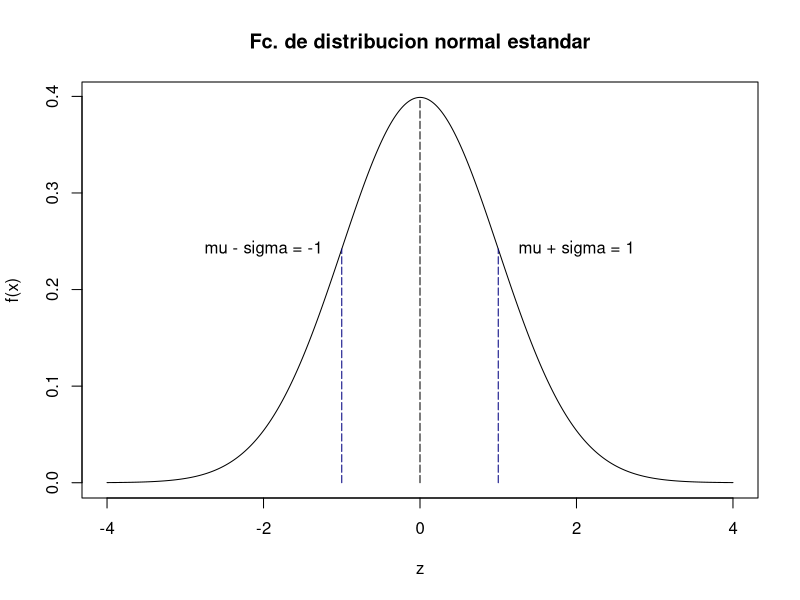
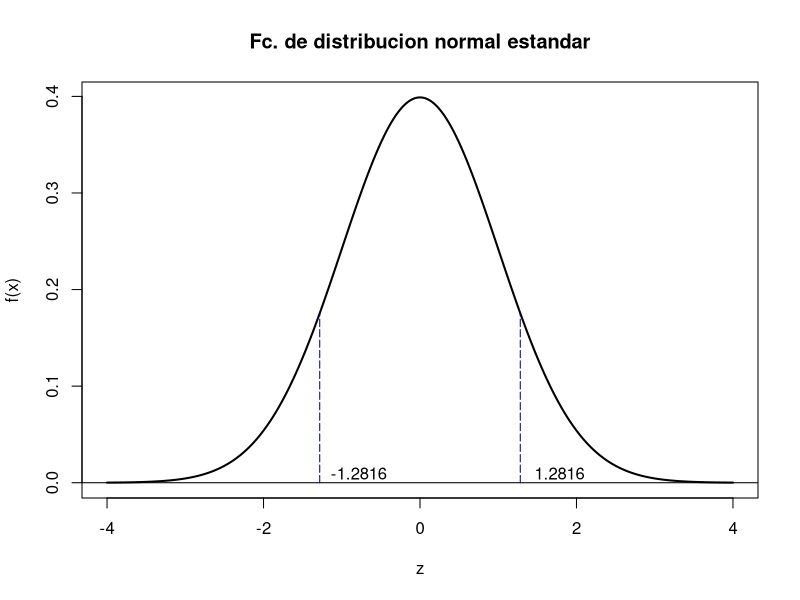

The R script that drew these images, in order:
# Usage:

#      dnorm(x, mean = 0, sd = 1, log = FALSE)
#      pnorm(q, mean = 0, sd = 1, lower.tail = TRUE, log.p = FALSE)
#      qnorm(p, mean = 0, sd = 1, lower.tail = TRUE, log.p = FALSE)
#      rnorm(n, mean = 0, sd = 1)
     
# Arguments:

#     x, q: vector of quantiles.

#        p: vector of probabilities.

#        n: number of observations. If ‘length(n) > 1’, the length is
#           taken to be the number required.

#     mean: vector of means.

#       sd: vector of standard deviations.

# Dada una variable aleatoria Z que sigue una distribución normal estándar

mu = 0
sigma = 1

x = seq(-4, 4, 0.0001)
y = dnorm(x, mu, sigma)


# a) El área bajo la curva que está a la izquierda de z=1,43;

a = pnorm(1.43, mu, sigma)
print(paste("P( Z < 1.43 ) = ", a))


# b) La probabilidad P(Z>1,96);

b = 1 - pnorm(1.96, mu, sigma)
print(paste("P( Z > 1.96 ) = ", b))


# c) La probabilidad de que la variable aleatoria se encuentre entre la media menos una
# desviación y la media más una desviación estándar. Grafique;

c = pnorm(1, mu, sigma) - pnorm(-1, mu, sigma)
print(paste("P( -1 < Z < 1 ) = ", c ))

# Grafico
plot(x, y, type='l', ylab='f(x)', xlab='z', main='Fc. de distribucion normal estandar')
lines(0, dnorm(0, mu, sigma), type='h', lty=5)

# Lineas delimitadoras
lines(1, dnorm(1, mu, sigma), type='h', lty=5, col='navyblue')
lines(-1, dnorm(-1, mu, sigma), type='h', lty=5, col='navyblue')

# Texto lineas
text(2, dnorm(1, mu, sigma), 'mu + sigma = 1')
text(-2, dnorm(-1, mu, sigma), 'mu - sigma = -1')


# d) Entre que cuantiles se encuentra el 80% de la población alrededor de la media. Grafique;

prob_q1 = 0.4 + pnorm(mu, mu, sigma) 
prob_q2 = pnorm(mu, mu, sigma) - 0.4

q1 = qnorm(prob_q1, mu, sigma)
q2 = qnorm(prob_q2, mu, sigma)

print(paste('P( Z < q1 ) = ', prob_q1))
print(paste('P( Z < q2 ) = ', prob_q2))

print(paste('P( Z < q1 ) = ', prob_q1, ' => q1 = ', q1))
print(paste('P( Z < q2 ) = ', prob_q2, ' => q2 = ', q2))

# Grafico
plot(x, y, type='l', lwd=2, ylab='f(x)', xlab='z', main='Fc. de distribucion normal estandar')
abline(h=0)

# Lineas punteadas de los cuantiles
lines(q1, dnorm(q1, mu, sigma), type='h', lty=5, col='navyblue')
lines(q2, dnorm(q2, mu, sigma), type='h', lty=5, col='navyblue')

# texto de los cuantiles
text(q1+.5, 0.01, round(q1, 4))
text(q2+.5, 0.01, round(q2, 4))


# e) El área bajo la curva entre z= -0,48 y z=1,74

pe = pnorm(1.74, mu, sigma) - pnorm(-0.48, mu, sigma)
print(paste('P( -0.48 < Z < 1,74 ) = ', pe))


# f) El valor del cuantil z tal que el área bajo la curva a la derecha de z es 0,3622;

qf = qnorm( 1 - 0.3622, mu, sigma )
print(paste( 'P( Z < q ) = ', 1 - 0.3622, ' => q = ', qf ))


# g) El cuantil 0,30;

qg = qnorm(.3, mu, sigma)
print(paste( 'q = ', qg ))


# h) El valor k tal que P(Z>k)=0,2946;

qh = qnorm(0.2946, mu, sigma)
print(paste('P( Z > k ) = 0,2946 => k = ', qh))


# i) El valor k tal que P(-0,93<Z<k)=0,7235.

qi = qnorm( 0.7235 + pnorm( -0.93, mu, sigma ), mu, sigma )
print(paste( 'P( Z < k ) = ', 0.7235 + pnorm( -0.93, mu, sigma ), ' => k = ', qi ))
